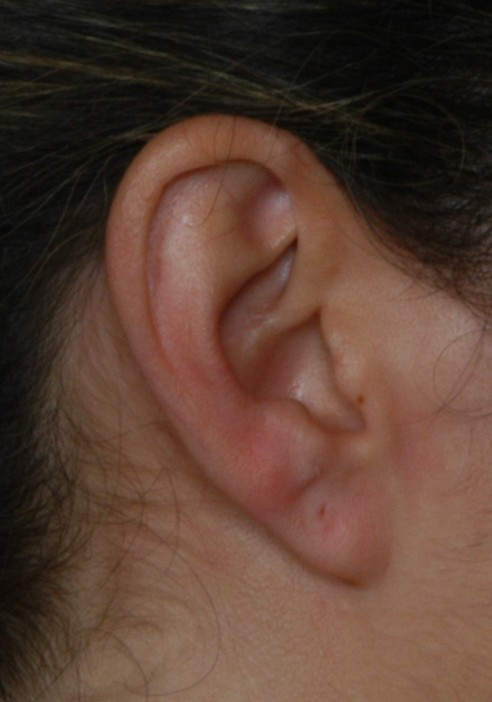
#> input picture TrainingData/001_front_ear.jpg, 492 x 702 px; its folder holds 4 pictures in this run
$ python resize-images.py
#> lines starting #> are read from the running program, lines starting #| are printed output that depends on the picture
import cv2
import os

WIDTH = 100
HEIGHT = 100
dim = (WIDTH, HEIGHT)

dirName = '../TrainingData'
imagesPaths = os.listdir(dirName)

def resizeImage(dirName, path):
#> called with dirName = '../TrainingData', path = '001_front_ear.jpg'
    image = cv2.imread(os.path.join(dirName, path))
#> image is the input picture: shape (702, 492, 3); mean B, G, R 50.8, 63.5, 89.6
    resizedImage = cv2.resize(image, dim, interpolation=cv2.INTER_AREA)
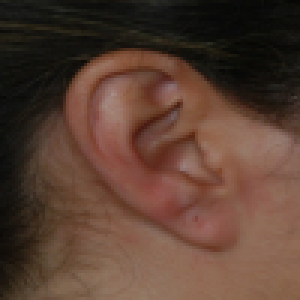
#> resizedImage: shape (100, 100, 3) (shown 3 times larger); mean B, G, R 50.8, 63.5, 89.6
    cv2.imwrite('../ResizedTrainingData/' + path, resizedImage)

for path in imagesPaths:
    resizeImage(dirName, path)
#> pass 2 of the loop `for path in imagesPaths:`:
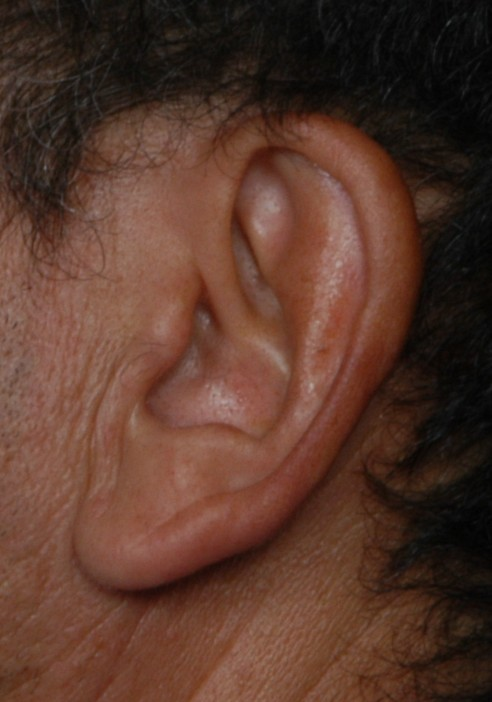
#> input picture TrainingData/003_back_ear.jpg, 492 x 702 px
#> in resizeImage, image is the input picture: shape (702, 492, 3); mean B, G, R 43.7, 56.4, 88.3
#> in resizeImage (call 2), `resizedImage = cv2.resize(image, dim, interpolation=cv2.INTER_AREA)`:
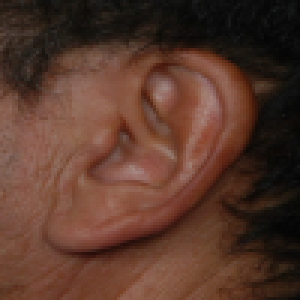
#> resizedImage: shape (100, 100, 3) (shown 3 times larger); mean B, G, R 43.7, 56.4, 88.3
#> pass 3 of the loop `for path in imagesPaths:`:
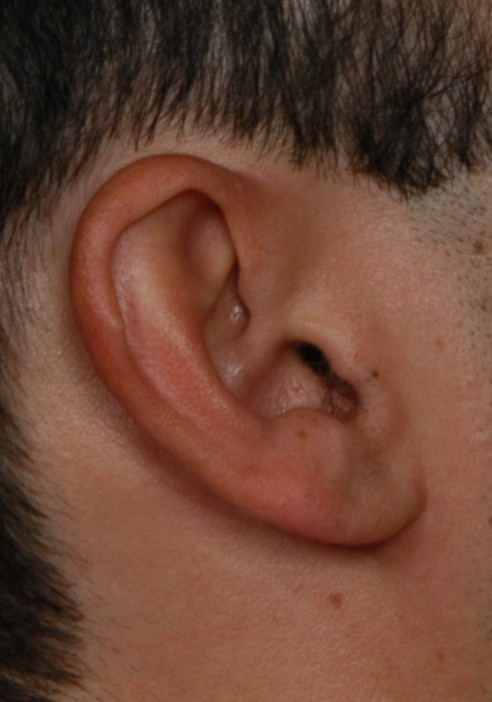
#> input picture TrainingData/008_up_ear.jpg, 492 x 702 px
#> in resizeImage, image is the input picture: shape (702, 492, 3); mean B, G, R 52.9, 69.3, 108.2
#> in resizeImage (call 3), `resizedImage = cv2.resize(image, dim, interpolation=cv2.INTER_AREA)`:
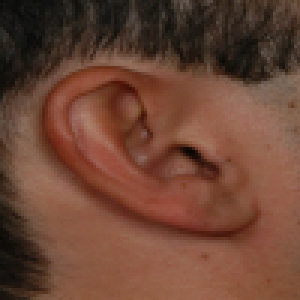
#> resizedImage: shape (100, 100, 3) (shown 3 times larger); mean B, G, R 52.9, 69.3, 108.2
#> the loop made 4 passes; the first 3 are shown
